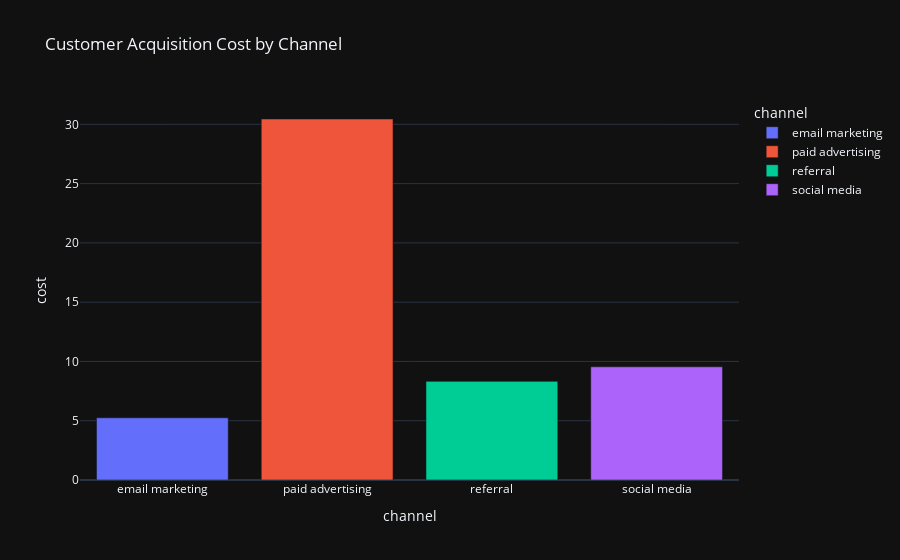

Notebook code cell kept with this figure:
### Markdown cell above
**OBS:**

* Apparently all channels contribute the revenue equally.

### Code cell
# Plot compare the cost of acquisition across different channels
# Identify the most and least profitable channels
cost_by_channel = df_clv.groupby('channel')['cost'].mean().reset_index()

fig = px.bar(cost_by_channel, 
             x='channel', 
             y='cost', 
             title='Customer Acquisition Cost by Channel',
             color='channel')
fig.show()

### Figure 1 — Plotly figure (JSON) as saved in the notebook; plotly's stock layout.template omitted (floating-point values rounded to 4 significant figures)
{"data": [{"alignmentgroup": "True", "hovertemplate": "channel=%{x}<br>cost=%{y}<extra></extra>", "legendgroup": "email marketing", "marker": {"color": "#636efa", "pattern": {"shape": ""}}, "name": "email marketing", "offsetgroup": "email marketing", "orientation": "v", "showlegend": true, "textposition": "auto", "type": "bar", "x": ["email marketing"], "xaxis": "x", "y": [5.246], "yaxis": "y"}, {"alignmentgroup": "True", "hovertemplate": "channel=%{x}<br>cost=%{y}<extra></extra>", "legendgroup": "paid advertising", "marker": {"color": "#EF553B", "pattern": {"shape": ""}}, "name": "paid advertising", "offsetgroup": "paid advertising", "orientation": "v", "showlegend": true, "textposition": "auto", "type": "bar", "x": ["paid advertising"], "xaxis": "x", "y": [30.45], "yaxis": "y"}, {"alignmentgroup": "True", "hovertemplate": "channel=%{x}<br>cost=%{y}<extra></extra>", "legendgroup": "referral", "marker": {"color": "#00cc96", "pattern": {"shape": ""}}, "name": "referral", "offsetgroup": "referral", "orientation": "v", "showlegend": true, "textposition": "auto", "type": "bar", "x": ["referral"], "xaxis": "x", "y": [8.32], "yaxis": "y"}, {"alignmentgroup": "True", "hovertemplate": "channel=%{x}<br>cost=%{y}<extra></extra>", "legendgroup": "social media", "marker": {"color": "#ab63fa", "pattern": {"shape": ""}}, "name": "social media", "offsetgroup": "social media", "orientation": "v", "showlegend": true, "textposition": "auto", "type": "bar", "x": ["social media"], "xaxis": "x", "y": [9.546], "yaxis": "y"}], "layout": {"barmode": "relative", "legend": {"title": {"text": "channel"}, "tracegroupgap": 0}, "title": {"text": "Customer Acquisition Cost by Channel"}, "xaxis": {"anchor": "y", "categoryarray": ["email marketing", "paid advertising", "referral", "social media"], "categoryorder": "array", "domain": [0, 1], "title": {"text": "channel"}}, "yaxis": {"anchor": "x", "domain": [0, 1], "title": {"text": "cost"}}}}
